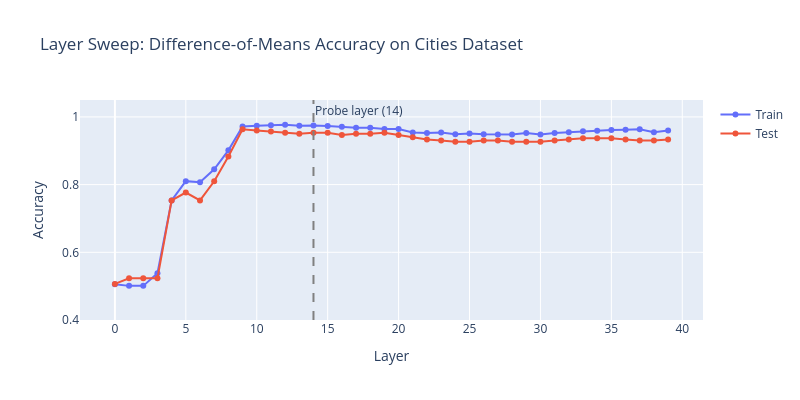

This figure's notebook cell:
### Markdown cell above
### Exercise - implement layer sweep

> ```yaml
> Difficulty: 🔴🔴⚪⚪⚪
> Importance: 🔵🔵🔵🔵⚪
> 
> You should spend up to 10-15 minutes on this exercise.
> Understanding which layers to probe is essential practical knowledge.
> ```

For each layer, extract activations for the cities dataset, train a simple difference-of-means classifier (direction = mean(true) - mean(false), classify by sign of dot product), and compute accuracy on a held-out test split.

### Code cell
def layer_sweep_accuracy(
    statements: list[str],
    labels: Float[Tensor, " n"],
    model: AutoModelForCausalLM,
    tokenizer: AutoTokenizer,
    layers: list[int],
    train_frac: float = 0.8,
    batch_size: int = 25,
) -> dict[str, list[float]]:
    """
    For each layer, train a difference-of-means classifier and compute train/test accuracy.

    Args:
        statements: List of statements.
        labels: Binary labels (1=true, 0=false).
        model: The language model.
        tokenizer: The tokenizer.
        layers: List of layer indices to sweep over.
        train_frac: Fraction of data for training.
        batch_size: Batch size for activation extraction.

    Returns:
        Dict with keys "train_acc" and "test_acc", each a list of accuracies per layer.
    """
    # normally I would have used sklearn, but let's do it like the solution
    n_train = int(len(statements) * train_frac)
    perm = t.randperm(len(statements))
    idx_splits = {"train": perm[:n_train], "test": perm[n_train:]}
    statements_splits = {
        split: [statements[i] for i in idx] for split, idx in idx_splits.items()
    }
    labels_splits = {split: labels[idx] for split, idx in idx_splits.items()}

    act_splits = {
        split: extract_activations(statements, model, tokenizer, layers, batch_size)
        for split, statements in statements_splits.items()
    }

    acc = {"train_acc": [], "test_acc": []}
    true_mask = labels_splits["train"] == 1
    false_mask = labels_splits["train"] == 0
    for layer in layers:
        # optimize?
        acts = act_splits["train"][layer]
        mean_true = acts[true_mask].mean(dim=0)
        mean_false = acts[false_mask].mean(dim=0)
        direction = mean_true - mean_false
        midpoint = (mean_true + mean_false) / 2

        # accuracy
        pred_splits = {
            split: ((a[layer] - midpoint) @ direction) >= 0
            for split, a in act_splits.items()
        }
        acc_splits = {
            split: (pred_splits[split] == labels_splits[split]).float().mean()
            for split in pred_splits.keys()
        }
        acc["train_acc"].append(acc_splits["train"].item())
        acc["test_acc"].append(acc_splits["test"].item())

    return acc


t.manual_seed(42)
all_layers = list(range(NUM_LAYERS))
cities_statements = datasets["cities"]["statement"].tolist()
cities_labels = t.tensor(datasets["cities"]["label"].values, dtype=t.float32)

sweep_results = layer_sweep_accuracy(
    cities_statements, cities_labels, model, tokenizer, all_layers
)

# Print results as a table
sweep_df = pd.DataFrame(
    {
        "Layer": all_layers,
        "Train Acc": [f"{a:.3f}" for a in sweep_results["train_acc"]],
        "Test Acc": [f"{a:.3f}" for a in sweep_results["test_acc"]],
    }
)
display(sweep_df)

# Plot
fig = go.Figure()
fig.add_trace(
    go.Scatter(
        x=all_layers, y=sweep_results["train_acc"], mode="lines+markers", name="Train"
    )
)
fig.add_trace(
    go.Scatter(
        x=all_layers, y=sweep_results["test_acc"], mode="lines+markers", name="Test"
    )
)
fig.add_vline(
    x=PROBE_LAYER,
    line_dash="dash",
    line_color="gray",
    annotation_text=f"Probe layer ({PROBE_LAYER})",
)
fig.update_layout(
    title="Layer Sweep: Difference-of-Means Accuracy on Cities Dataset",
    xaxis_title="Layer",
    yaxis_title="Accuracy",
    yaxis_range=[0.4, 1.05],
    height=400,
    width=800,
)
fig.show()

best_layer = all_layers[int(np.argmax(sweep_results["test_acc"]))]
print(
    f"\nBest layer by test accuracy: {best_layer} ({max(sweep_results['test_acc']):.3f})"
)
print(
    f"Configured probe layer: {PROBE_LAYER} ({sweep_results['test_acc'][PROBE_LAYER]:.3f})"
)

### Figure 1 — Plotly figure (JSON) as saved in the notebook; plotly's stock layout.template omitted (floating-point values rounded to 4 significant figures)
{"data": [{"mode": "lines+markers", "name": "Train", "type": "scatter", "x": [0, 1, 2, 3, 4, 5, 6, 7, 8, 9, 10, 11, 12, 13, 14, 15, 16, 17, 18, 19, 20, 21, 22, 23, 24, 25, 26, 27, 28, 29, 30, 31, 32, 33, 34, 35, 36, 37, 38, 39], "y": [0.5059, 0.5008, 0.5008, 0.5385, 0.7533, 0.8102, 0.8069, 0.8453, 0.9013, 0.9716, 0.9741, 0.9758, 0.9766, 0.9741, 0.9749, 0.9732, 0.9707, 0.9682, 0.9682, 0.964, 0.964, 0.954, 0.9523, 0.954, 0.949, 0.9507, 0.949, 0.9482, 0.9482, 0.9523, 0.9482, 0.9523, 0.9548, 0.9574, 0.959, 0.9615, 0.9624, 0.9632, 0.9548, 0.9599]}, {"mode": "lines+markers", "name": "Test", "type": "scatter", "x": [0, 1, 2, 3, 4, 5, 6, 7, 8, 9, 10, 11, 12, 13, 14, 15, 16, 17, 18, 19, 20, 21, 22, 23, 24, 25, 26, 27, 28, 29, 30, 31, 32, 33, 34, 35, 36, 37, 38, 39], "y": [0.5067, 0.5233, 0.5233, 0.5233, 0.7533, 0.7767, 0.7533, 0.81, 0.8833, 0.9633, 0.96, 0.9567, 0.9533, 0.95, 0.9533, 0.9533, 0.9467, 0.95, 0.95, 0.9533, 0.9467, 0.94, 0.9333, 0.93, 0.9267, 0.9267, 0.93, 0.93, 0.9267, 0.9267, 0.9267, 0.93, 0.9333, 0.9367, 0.9367, 0.9367, 0.9333, 0.93, 0.93, 0.9333]}], "layout": {"annotations": [{"showarrow": false, "text": "Probe layer (14)", "x": 14, "xanchor": "left", "xref": "x", "y": 1, "yanchor": "top", "yref": "y domain"}], "height": 400, "shapes": [{"line": {"color": "gray", "dash": "dash"}, "type": "line", "x0": 14, "x1": 14, "xref": "x", "y0": 0, "y1": 1, "yref": "y domain"}], "title": {"text": "Layer Sweep: Difference-of-Means Accuracy on Cities Dataset"}, "width": 800, "xaxis": {"title": {"text": "Layer"}}, "yaxis": {"range": [0.4, 1.05], "title": {"text": "Accuracy"}}}}
